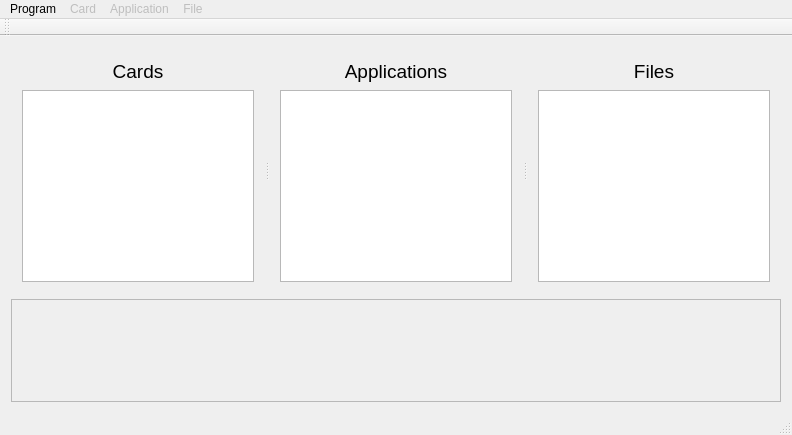
<?xml version="1.0" encoding="UTF-8"?>
<ui version="4.0">
 <class>MainWindow</class>
 <widget class="QMainWindow" name="MainWindow">
  <property name="windowModality">
   <enum>Qt::NonModal</enum>
  </property>
  <property name="geometry">
   <rect>
    <x>0</x>
    <y>0</y>
    <width>792</width>
    <height>433</height>
   </rect>
  </property>
  <property name="sizePolicy">
   <sizepolicy hsizetype="MinimumExpanding" vsizetype="MinimumExpanding">
    <horstretch>0</horstretch>
    <verstretch>0</verstretch>
   </sizepolicy>
  </property>
  <property name="minimumSize">
   <size>
    <width>0</width>
    <height>0</height>
   </size>
  </property>
  <property name="maximumSize">
   <size>
    <width>16777215</width>
    <height>16777215</height>
   </size>
  </property>
  <property name="windowTitle">
   <string>MainWindow</string>
  </property>
  <widget class="QWidget" name="centralWidget">
   <property name="sizePolicy">
    <sizepolicy hsizetype="Preferred" vsizetype="Preferred">
     <horstretch>0</horstretch>
     <verstretch>0</verstretch>
    </sizepolicy>
   </property>
   <property name="minimumSize">
    <size>
     <width>420</width>
     <height>377</height>
    </size>
   </property>
   <property name="maximumSize">
    <size>
     <width>9999</width>
     <height>9999</height>
    </size>
   </property>
   <layout class="QVBoxLayout" name="verticalLayout">
    <item>
     <widget class="QSplitter" name="splitter">
      <property name="frameShape">
       <enum>QFrame::NoFrame</enum>
      </property>
      <property name="orientation">
       <enum>Qt::Horizontal</enum>
      </property>
      <widget class="QWidget" name="verticalLayoutWidget_3">
       <layout class="QVBoxLayout" name="verticalLayout_4">
        <item>
         <widget class="QLabel" name="label">
          <property name="font">
           <font>
            <pointsize>14</pointsize>
           </font>
          </property>
          <property name="text">
           <string>Cards</string>
          </property>
          <property name="alignment">
           <set>Qt::AlignCenter</set>
          </property>
         </widget>
        </item>
        <item>
         <widget class="QTreeView" name="cardList">
          <property name="sizePolicy">
           <sizepolicy hsizetype="Preferred" vsizetype="Preferred">
            <horstretch>0</horstretch>
            <verstretch>0</verstretch>
           </sizepolicy>
          </property>
          <property name="minimumSize">
           <size>
            <width>220</width>
            <height>0</height>
           </size>
          </property>
          <property name="rootIsDecorated">
           <bool>false</bool>
          </property>
          <property name="itemsExpandable">
           <bool>false</bool>
          </property>
          <property name="expandsOnDoubleClick">
           <bool>false</bool>
          </property>
          <attribute name="headerVisible">
           <bool>false</bool>
          </attribute>
         </widget>
        </item>
       </layout>
      </widget>
      <widget class="QWidget" name="verticalLayoutWidget_2">
       <layout class="QVBoxLayout" name="verticalLayout_3">
        <item>
         <widget class="QLabel" name="label_2">
          <property name="minimumSize">
           <size>
            <width>0</width>
            <height>26</height>
           </size>
          </property>
          <property name="font">
           <font>
            <pointsize>14</pointsize>
           </font>
          </property>
          <property name="text">
           <string>Applications</string>
          </property>
          <property name="alignment">
           <set>Qt::AlignCenter</set>
          </property>
         </widget>
        </item>
        <item>
         <widget class="QTreeView" name="applicationList">
          <property name="sizePolicy">
           <sizepolicy hsizetype="Preferred" vsizetype="Preferred">
            <horstretch>0</horstretch>
            <verstretch>0</verstretch>
           </sizepolicy>
          </property>
          <property name="minimumSize">
           <size>
            <width>220</width>
            <height>0</height>
           </size>
          </property>
          <property name="editTriggers">
           <set>QAbstractItemView::DoubleClicked</set>
          </property>
          <property name="rootIsDecorated">
           <bool>false</bool>
          </property>
          <property name="itemsExpandable">
           <bool>false</bool>
          </property>
          <property name="expandsOnDoubleClick">
           <bool>false</bool>
          </property>
          <attribute name="headerVisible">
           <bool>false</bool>
          </attribute>
         </widget>
        </item>
       </layout>
      </widget>
      <widget class="QWidget" name="verticalLayoutWidget">
       <layout class="QVBoxLayout" name="verticalLayout_2">
        <property name="spacing">
         <number>6</number>
        </property>
        <item>
         <widget class="QLabel" name="label_3">
          <property name="sizePolicy">
           <sizepolicy hsizetype="Preferred" vsizetype="Preferred">
            <horstretch>0</horstretch>
            <verstretch>0</verstretch>
           </sizepolicy>
          </property>
          <property name="font">
           <font>
            <pointsize>14</pointsize>
           </font>
          </property>
          <property name="text">
           <string>Files</string>
          </property>
          <property name="alignment">
           <set>Qt::AlignCenter</set>
          </property>
         </widget>
        </item>
        <item>
         <widget class="QTreeView" name="fileList">
          <property name="sizePolicy">
           <sizepolicy hsizetype="Preferred" vsizetype="Preferred">
            <horstretch>0</horstretch>
            <verstretch>0</verstretch>
           </sizepolicy>
          </property>
          <property name="minimumSize">
           <size>
            <width>220</width>
            <height>0</height>
           </size>
          </property>
          <property name="rootIsDecorated">
           <bool>false</bool>
          </property>
          <property name="itemsExpandable">
           <bool>false</bool>
          </property>
          <property name="expandsOnDoubleClick">
           <bool>false</bool>
          </property>
          <attribute name="headerVisible">
           <bool>false</bool>
          </attribute>
         </widget>
        </item>
       </layout>
      </widget>
     </widget>
    </item>
    <item>
     <widget class="QScrollArea" name="scrollArea">
      <property name="widgetResizable">
       <bool>true</bool>
      </property>
      <widget class="QWidget" name="scrollAreaWidgetContents">
       <property name="geometry">
        <rect>
         <x>0</x>
         <y>0</y>
         <width>770</width>
         <height>123</height>
        </rect>
       </property>
      </widget>
     </widget>
    </item>
   </layout>
  </widget>
  <widget class="QToolBar" name="mainToolBar">
   <attribute name="toolBarArea">
    <enum>TopToolBarArea</enum>
   </attribute>
   <attribute name="toolBarBreak">
    <bool>false</bool>
   </attribute>
  </widget>
  <widget class="QStatusBar" name="statusBar"/>
  <widget class="QMenuBar" name="menuBar">
   <property name="geometry">
    <rect>
     <x>0</x>
     <y>0</y>
     <width>792</width>
     <height>23</height>
    </rect>
   </property>
   <widget class="QMenu" name="menuProgram">
    <property name="title">
     <string>Program</string>
    </property>
    <addaction name="actionDevice"/>
    <addaction name="actionScan"/>
    <addaction name="actionExit"/>
   </widget>
   <widget class="QMenu" name="menuCard">
    <property name="enabled">
     <bool>false</bool>
    </property>
    <property name="title">
     <string>Card</string>
    </property>
    <addaction name="actionCard_Info"/>
    <addaction name="actionFree_Memory"/>
    <addaction name="actionFormat_PICC"/>
    <addaction name="actionSet_Default_Key"/>
    <addaction name="actionCreate_Application"/>
    <addaction name="actionConfiguration"/>
   </widget>
   <widget class="QMenu" name="menuApplication">
    <property name="enabled">
     <bool>false</bool>
    </property>
    <property name="title">
     <string>Application</string>
    </property>
    <widget class="QMenu" name="menuCreate_File">
     <property name="title">
      <string>Create File</string>
     </property>
     <addaction name="actionStandard_File"/>
     <addaction name="actionBackup_File"/>
     <addaction name="actionValue_File"/>
     <addaction name="actionLinear_Record_File"/>
     <addaction name="actionCyclic_Record_File"/>
    </widget>
    <addaction name="actionKey_Settings_info"/>
    <addaction name="actionAuthenticate"/>
    <addaction name="actionChange_Key_Settings"/>
    <addaction name="actionDelete_Application"/>
    <addaction name="menuCreate_File"/>
   </widget>
   <widget class="QMenu" name="menuFile">
    <property name="enabled">
     <bool>false</bool>
    </property>
    <property name="title">
     <string>File</string>
    </property>
    <addaction name="actionDelete_File"/>
    <addaction name="actionCommit_Transaction"/>
    <addaction name="actionAbort_Transaction"/>
    <addaction name="actionRead_Data"/>
    <addaction name="actionWrite_Data"/>
    <addaction name="actionGet_Value"/>
    <addaction name="actionCredit"/>
    <addaction name="actionDebit"/>
    <addaction name="actionLimited_Credit"/>
    <addaction name="actionWrite_Record"/>
    <addaction name="actionRead_Record"/>
    <addaction name="actionClear_Record_File"/>
   </widget>
   <addaction name="menuProgram"/>
   <addaction name="menuCard"/>
   <addaction name="menuApplication"/>
   <addaction name="menuFile"/>
  </widget>
  <action name="actionExit">
   <property name="text">
    <string>Exit</string>
   </property>
  </action>
  <action name="actionCard_Info">
   <property name="enabled">
    <bool>true</bool>
   </property>
   <property name="text">
    <string>Card Info</string>
   </property>
  </action>
  <action name="actionScan">
   <property name="text">
    <string>Scan</string>
   </property>
  </action>
  <action name="actionFree_Memory">
   <property name="text">
    <string>Free Memory</string>
   </property>
  </action>
  <action name="actionFormat_PICC">
   <property name="text">
    <string>Format PICC</string>
   </property>
  </action>
  <action name="actionSet_Default_Key">
   <property name="text">
    <string>Set Default Key</string>
   </property>
  </action>
  <action name="actionDevice">
   <property name="text">
    <string>Device...</string>
   </property>
  </action>
  <action name="actionKey_Settings_info">
   <property name="enabled">
    <bool>true</bool>
   </property>
   <property name="text">
    <string>Key Settings Info</string>
   </property>
  </action>
  <action name="actionAuthenticate">
   <property name="text">
    <string>Authenticate</string>
   </property>
  </action>
  <action name="actionChange_Key_Settings">
   <property name="text">
    <string>Change Key Settings</string>
   </property>
  </action>
  <action name="actionCreate_Application">
   <property name="text">
    <string>Create Application</string>
   </property>
  </action>
  <action name="actionDelete_Application">
   <property name="text">
    <string>Delete Application</string>
   </property>
  </action>
  <action name="actionGet_File_Settings">
   <property name="enabled">
    <bool>true</bool>
   </property>
   <property name="text">
    <string>File Settings...</string>
   </property>
  </action>
  <action name="actionDelete_File">
   <property name="text">
    <string>Delete File</string>
   </property>
  </action>
  <action name="actionCommit_Transaction">
   <property name="text">
    <string>Commit Transaction</string>
   </property>
  </action>
  <action name="actionAbort_Transaction">
   <property name="text">
    <string>Abort Transaction</string>
   </property>
  </action>
  <action name="actionRead_Data">
   <property name="text">
    <string>Read Data</string>
   </property>
   <property name="visible">
    <bool>false</bool>
   </property>
  </action>
  <action name="actionWrite_Data">
   <property name="text">
    <string>Write Data</string>
   </property>
   <property name="visible">
    <bool>false</bool>
   </property>
  </action>
  <action name="actionGet_Value">
   <property name="text">
    <string>get Value</string>
   </property>
   <property name="visible">
    <bool>false</bool>
   </property>
  </action>
  <action name="actionCredit">
   <property name="text">
    <string>Credit</string>
   </property>
   <property name="visible">
    <bool>false</bool>
   </property>
  </action>
  <action name="actionDebit">
   <property name="text">
    <string>Debit</string>
   </property>
   <property name="visible">
    <bool>false</bool>
   </property>
  </action>
  <action name="actionLimited_Credit">
   <property name="text">
    <string>Limited Credit</string>
   </property>
   <property name="visible">
    <bool>false</bool>
   </property>
  </action>
  <action name="actionWrite_Record">
   <property name="text">
    <string>Write Record</string>
   </property>
   <property name="visible">
    <bool>false</bool>
   </property>
  </action>
  <action name="actionRead_Record">
   <property name="text">
    <string>Read Record</string>
   </property>
   <property name="visible">
    <bool>false</bool>
   </property>
  </action>
  <action name="actionClear_Record_File">
   <property name="text">
    <string>Clear Record File</string>
   </property>
   <property name="visible">
    <bool>false</bool>
   </property>
  </action>
  <action name="actionConfiguration">
   <property name="text">
    <string>Configuration</string>
   </property>
  </action>
  <action name="actionStandard_File">
   <property name="text">
    <string>Standard File</string>
   </property>
  </action>
  <action name="actionBackup_File">
   <property name="text">
    <string>Backup File</string>
   </property>
  </action>
  <action name="actionValue_File">
   <property name="text">
    <string>Value File</string>
   </property>
  </action>
  <action name="actionLinear_Record_File">
   <property name="text">
    <string>Linear Record File</string>
   </property>
  </action>
  <action name="actionCyclic_Record_File">
   <property name="text">
    <string>Cyclic Record File</string>
   </property>
  </action>
 </widget>
 <layoutdefault spacing="6" margin="11"/>
 <resources/>
 <connections>
  <connection>
   <sender>actionExit</sender>
   <signal>triggered()</signal>
   <receiver>MainWindow</receiver>
   <slot>close()</slot>
   <hints>
    <hint type="sourcelabel">
     <x>-1</x>
     <y>-1</y>
    </hint>
    <hint type="destinationlabel">
     <x>241</x>
     <y>199</y>
    </hint>
   </hints>
  </connection>
  <connection>
   <sender>cardList</sender>
   <signal>doubleClicked(QModelIndex)</signal>
   <receiver>applicationList</receiver>
   <slot>setRootIndex(QModelIndex)</slot>
   <hints>
    <hint type="sourcelabel">
     <x>135</x>
     <y>171</y>
    </hint>
    <hint type="destinationlabel">
     <x>395</x>
     <y>171</y>
    </hint>
   </hints>
  </connection>
  <connection>
   <sender>applicationList</sender>
   <signal>doubleClicked(QModelIndex)</signal>
   <receiver>fileList</receiver>
   <slot>setRootIndex(QModelIndex)</slot>
   <hints>
    <hint type="sourcelabel">
     <x>395</x>
     <y>171</y>
    </hint>
    <hint type="destinationlabel">
     <x>655</x>
     <y>171</y>
    </hint>
   </hints>
  </connection>
 </connections>
</ui>
